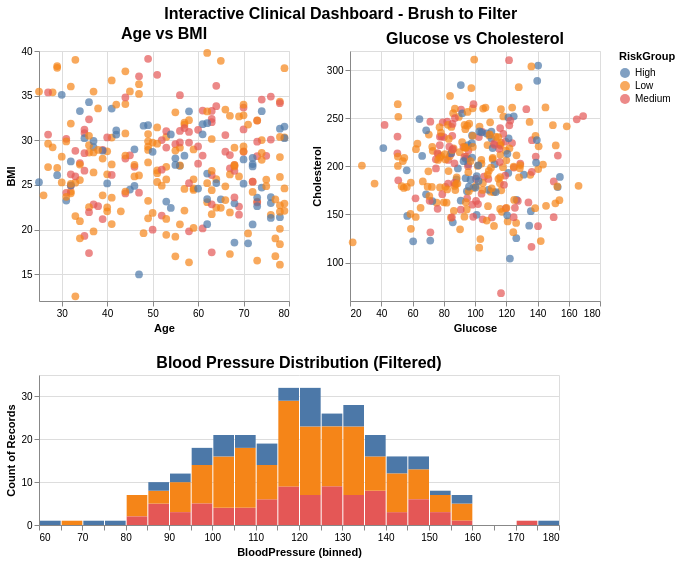

Source (notebook cell):
### Code cell
print("1. Multi-Panel Linked Brushing Dashboard")

n = 300
dashboard_df = pd.DataFrame({
    'Patient_ID': [f'P{i:03d}' for i in range(n)],
    'Age': np.random.randint(25, 80, n),
    'BMI': np.random.normal(27, 5, n),
    'Glucose': np.random.normal(100, 25, n),
    'Cholesterol': np.random.normal(200, 40, n),
    'BloodPressure': np.random.normal(120, 20, n),
    'RiskGroup': np.random.choice(['Low', 'Medium', 'High'], n, p=[0.5, 0.3, 0.2])
})

# Create interval selection
brush = alt.selection_interval(encodings=['x', 'y'])

# Scatter plot 1: Age vs BMI
scatter1 = alt.Chart(dashboard_df).mark_circle(size=60).encode(
    x=alt.X('Age:Q', scale=alt.Scale(zero=False)),
    y=alt.Y('BMI:Q', scale=alt.Scale(zero=False)),
    color=alt.condition(brush, 'RiskGroup:N', alt.value('lightgray')),
    tooltip=['Patient_ID', 'Age', 'BMI', 'RiskGroup']
).add_params(brush).properties(
    width=250,
    height=250,
    title='Age vs BMI'
)

# Scatter plot 2: Glucose vs Cholesterol
scatter2 = alt.Chart(dashboard_df).mark_circle(size=60).encode(
    x=alt.X('Glucose:Q', scale=alt.Scale(zero=False)),
    y=alt.Y('Cholesterol:Q', scale=alt.Scale(zero=False)),
    color=alt.condition(brush, 'RiskGroup:N', alt.value('lightgray')),
    tooltip=['Patient_ID', 'Glucose', 'Cholesterol', 'RiskGroup']
).add_params(brush).properties(
    width=250,
    height=250,
    title='Glucose vs Cholesterol'
)

# Histogram filtered by selection
hist = alt.Chart(dashboard_df).mark_bar().encode(
    x=alt.X('BloodPressure:Q', bin=alt.Bin(maxbins=30)),
    y='count()',
    color='RiskGroup:N'
).transform_filter(brush).properties(
    width=520,
    height=150,
    title='Blood Pressure Distribution (Filtered)'
)

dashboard = alt.vconcat(
    alt.hconcat(scatter1, scatter2),
    hist
).properties(
    title='Interactive Clinical Dashboard - Brush to Filter'
).configure_title(fontSize=16, anchor='middle')

display(dashboard)

### Figure 1 — Vega-Lite specification as saved in the notebook (floating-point values rounded to 4 significant figures; data arrays with more than 128 entries replaced by an {"elided": "..."} marker saying what was removed)
{"config": {"view": {"continuousWidth": 300, "continuousHeight": 300}, "title": {"anchor": "middle", "fontSize": 16}}, "vconcat": [{"hconcat": [{"mark": {"type": "circle", "size": 60}, "encoding": {"color": {"condition": {"param": "param_54853b0de6a785bc", "field": "RiskGroup", "type": "nominal"}, "value": "lightgray"}, "tooltip": [{"field": "Patient_ID", "type": "nominal"}, {"field": "Age", "type": "quantitative"}, {"field": "BMI", "type": "quantitative"}, {"field": "RiskGroup", "type": "nominal"}], "x": {"field": "Age", "scale": {"zero": false}, "type": "quantitative"}, "y": {"field": "BMI", "scale": {"zero": false}, "type": "quantitative"}}, "height": 250, "name": "view_97bcc2e1e41c73b2_0", "title": "Age vs BMI", "width": 250}, {"mark": {"type": "circle", "size": 60}, "encoding": {"color": {"condition": {"param": "param_54853b0de6a785bc", "field": "RiskGroup", "type": "nominal"}, "value": "lightgray"}, "tooltip": [{"field": "Patient_ID", "type": "nominal"}, {"field": "Glucose", "type": "quantitative"}, {"field": "Cholesterol", "type": "quantitative"}, {"field": "RiskGroup", "type": "nominal"}], "x": {"field": "Glucose", "scale": {"zero": false}, "type": "quantitative"}, "y": {"field": "Cholesterol", "scale": {"zero": false}, "type": "quantitative"}}, "height": 250, "name": "view_7b1aaef5b3538730_1", "title": "Glucose vs Cholesterol", "width": 250}]}, {"mark": {"type": "bar"}, "encoding": {"color": {"field": "RiskGroup", "type": "nominal"}, "x": {"bin": {"maxbins": 30}, "field": "BloodPressure", "type": "quantitative"}, "y": {"aggregate": "count", "type": "quantitative"}}, "height": 150, "title": "Blood Pressure Distribution (Filtered)", "transform": [{"filter": {"param": "param_54853b0de6a785bc"}}], "width": 520}], "data": {"name": "data-e192d594f8866f3baf465c40795af0a3"}, "params": [{"name": "param_54853b0de6a785bc", "select": {"type": "interval", "encodings": ["x", "y"]}, "views": ["view_97bcc2e1e41c73b2_0", "view_7b1aaef5b3538730_1"]}], "title": "Interactive Clinical Dashboard - Brush to Filter", "$schema": "https://vega.github.io/schema/vega-lite/v6.1.0.json", "datasets": {"data-e192d594f8866f3baf465c40795af0a3": {"elided": "300 records"}}}
